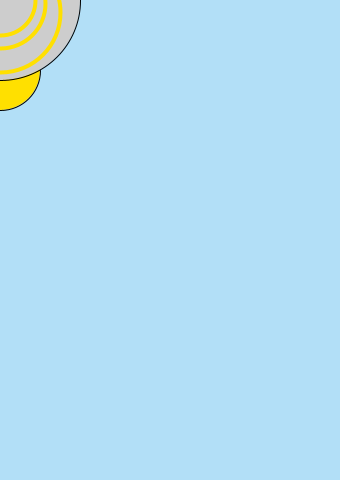
Frame 1 (no input)
Frame 60 (the mouse pressed at the canvas centre just before this capture): identical to frame 1, image omitted
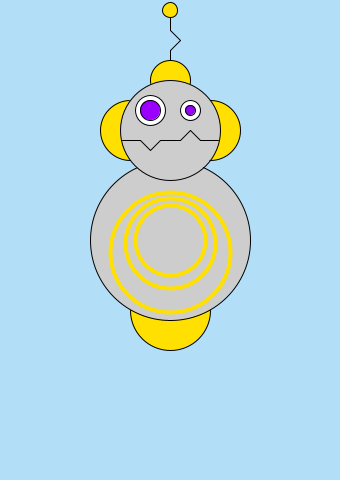
Frame 120 (the mouse held since frame 60 and released just before this capture)

The Processing sketch that drew these frames (run headless with seeded random() and noise(); from frame 60 on, the mouse is pressed at the canvas centre):

// Processing sketch: processing_57089
// ── processing_57089.pde

void setup() {
  size(340,480);
  smooth();
  strokeWeight(1);
  ellipseMode(CENTER);
}

void draw() {
  background(178,223,247);
  //ORBIT
  fill(255,224,0);
  arc(mouseX,mouseY+70,80,80,0,PI);
  
  //TOP HEAD 
  fill(255,224,0);
  ellipse(mouseX,mouseY-160,40,40);
  
  //RIGHT EAR
  fill(255,224,0);
  ellipse(mouseX+40,mouseY-110,60,60);
  
  //LEFT EAR
  fill(255,224,0);
  ellipse(mouseX-40,mouseY-110,60,60);
  
  //BODY
  fill(205);
  ellipse(mouseX,mouseY,160,160);
  
  //HEAD
  ellipse(mouseX,mouseY-110,100,100);
  
  //TUMMY
  fill(205);
  stroke(255,224,0);
  strokeWeight(4);
  ellipse(mouseX,mouseY+12,120,120);
  fill(205);
  ellipse(mouseX,mouseY+3,90,90);
  //fill(255,224,0);
  ellipse(mouseX,mouseY,70,70);
  
  //ANNTENAE
  fill(255,224,0);
  stroke(0);
  strokeWeight(1);
  line(mouseX,mouseY-180,mouseX,mouseY-190);
  line(mouseX,mouseY-190,mouseX+10,mouseY-200);
  line(mouseX+10,mouseY-200,mouseX,mouseY-210);
  line(mouseX,mouseY-210,mouseX,mouseY-230);
  ellipse(mouseX,mouseY-230,15,15);
  
  //MOUTH
  line(mouseX-48,mouseY-100,mouseX-30,mouseY-100);
  line(mouseX-30,mouseY-100,mouseX-20,mouseY-90);
  line(mouseX-20,mouseY-90,mouseX-10,mouseY-100);
  line(mouseX-10,mouseY-100,mouseX+10,mouseY-100);
  line(mouseX+10,mouseY-100,mouseX+20,mouseY-110);
  line(mouseX+20,mouseY-110,mouseX+30,mouseY-100);
  line(mouseX+30,mouseY-100,mouseX+48,mouseY-100);
  
  //EYE
  fill(255);
  ellipse(mouseX-20,mouseY-130,30,30);
  fill(155,0,255);
  ellipse(mouseX-20,mouseY-130,20,20);
  fill(255);
  ellipse(mouseX+20,mouseY-130,20,20);
  fill(155,0,255);
  ellipse(mouseX+20,mouseY-130,10,10);
}
